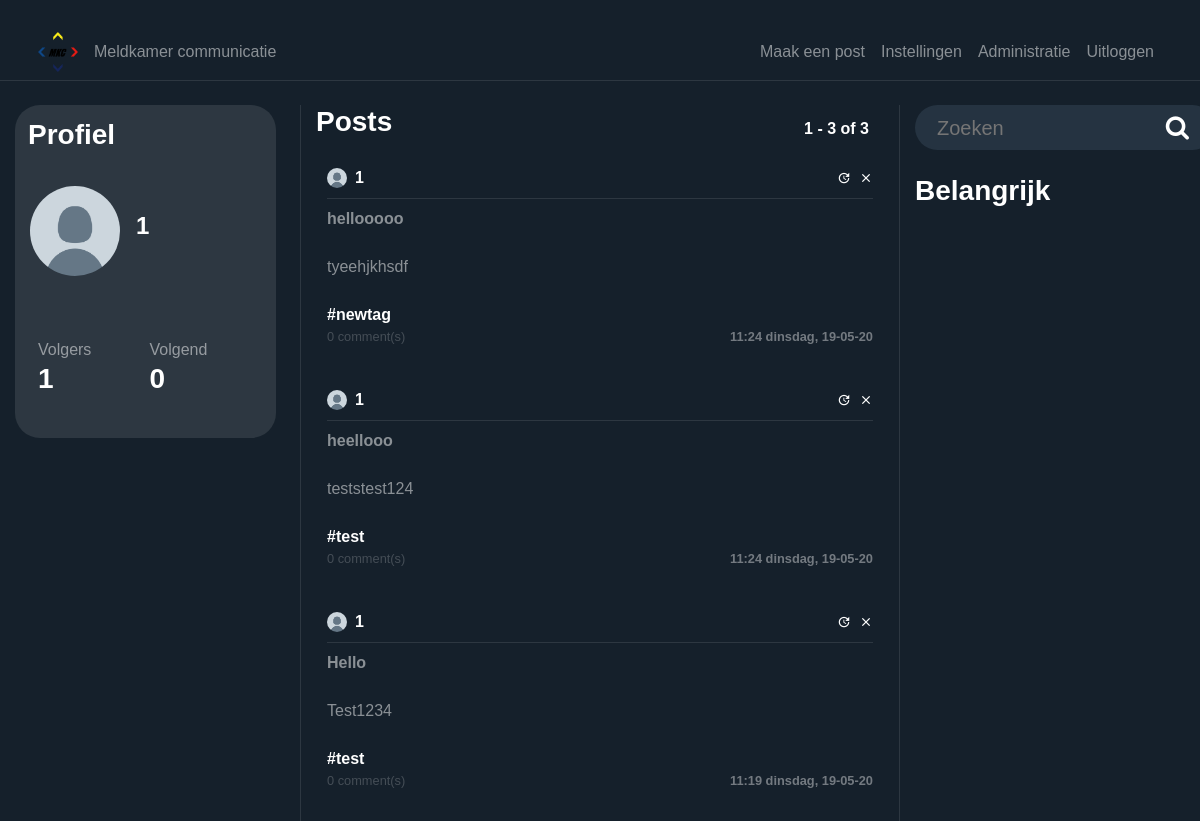
The app's page /user/1 (signed in), older data.
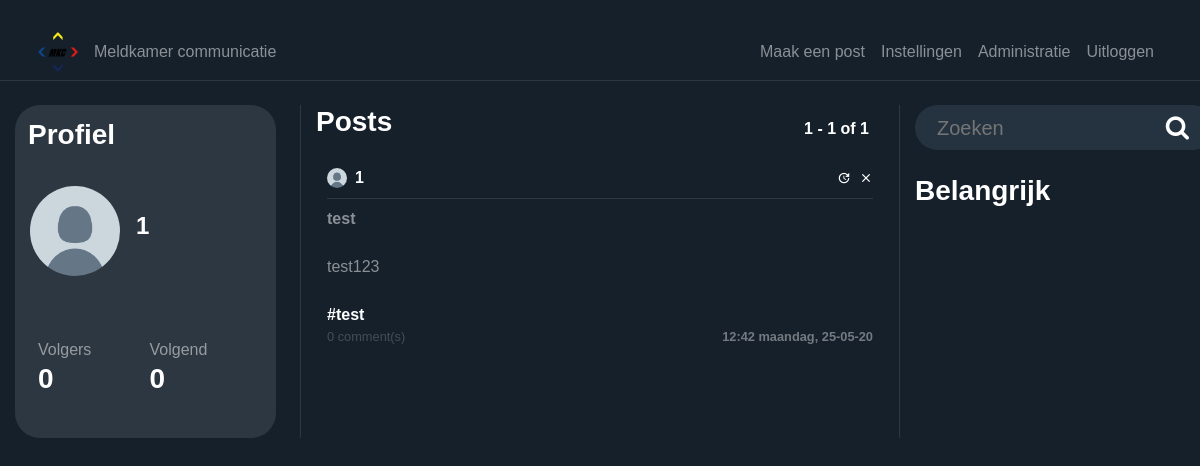
The same page, newer data.
### users/models.py (models this page shows, shortened)
class Profile(models.Model):
    user = models.OneToOneField(User, on_delete=models.CASCADE)
    image = models.ImageField(default='default.png', upload_to='profile_pics')
    @property
    def followers(self):
        return Follow.objects.filter(follow_user=self.user).count()
    @property
    def following(self):
        return Follow.objects.filter(user=self.user).count()

### blog/models.py (models this page shows, shortened)
class Post(models.Model):
    title = models.CharField(max_length=250)
    content = models.TextField(max_length=1000)
    categorie = models.TextField(max_length=100)
    date_posted = models.DateTimeField(default=timezone.now)
    author = models.ForeignKey(User, on_delete=models.CASCADE)
    tags = TaggableManager()
    @property
    def number_of_comments(self):
        return Comment.objects.filter(post_connected=self).count()

### blog/views.py (the view, shortened to what this page needs)
# urls.py: path('user/<str:username>', UserPostListView.as_view(), name='user-posts'),
class UserPostListView(LoginRequiredMixin, ListView):
    model = Post
    template_name = 'blog/user_posts.html'
    context_object_name = 'posts'
    paginate_by = PAGINATION_COUNT
    def visible_user(self):
        return get_object_or_404(User, username=self.kwargs.get('username'))
    def get_context_data(self, **kwargs):
        visible_user = self.visible_user()
        logged_user = self.request.user
        print(logged_user.username == '', file=sys.stderr)
        if logged_user.username == '' or logged_user is None:
            can_follow = False
        else:
            can_follow = (Follow.objects.filter(user=logged_user,
                                                follow_user=visible_user).count() == 0)
        data = super().get_context_data(**kwargs)
        data['user_profile'] = visible_user
        data['can_follow'] = can_follow
        return data
    def get_queryset(self):
        user = self.visible_user()
        return Post.objects.filter(author=user).order_by('-date_posted')

### blog/templates/blog/user_posts.html
{% extends "blog/home.html" %}

### blog/templates/blog/home.html (shortened to what the changed rows need)
{% extends "blog/base.html" %}
{% load static %}
{% block content %}
<div class="row">
    <div class="col-12 col-md-3 pr-4 dont-move">
        <div class="profile-section">
            <article class="media content-section" style="height: 140px; width: 100%">
                {%  if user_profile != None %}
                <div class="mt-2 d-flex full-width align-items-center">
                    <img class="rounded-circle mr-3 img-fluid"
                         style="width: 90px; height: 90px;"
                         src="{{ user_profile.profile.image.url }}">
                    <div>
                        <h4 style="text-align: left"
                            class="white-important">
                            {{ user_profile.username }}
                        </h4>
                    </div>
                </div>
                {%  endif %}
            </article>
            <article class="media content-section">
                <div class="row full-width pl-2">
                    {%  if user_profile != None %}
                    <div class="col-6">
                        <h3 class="white-important follow-click">
                            <a href="{% url 'user-followers' user_profile.username %}">
                                {{ user_profile.profile.followers }}
                            </a>
                        </h3>
                    </div>
                    <div class="col-6">
                        <a href="{% url 'user-follows' user_profile.username %}">
                            <h3 class="white-important follow-click">
                                {{ user_profile.profile.following }}
                            </h3>
                        </a>
                    </div>
                    {%  endif %}
                </div>
            </article>
        </div>
    </div>
    <div class="col-12 col-md-6 scrollable">
        <div class="full-width row">
            <div class="col-6 no-padding">
                <h6 style="position: absolute; bottom: 0; right: 0"
                    class="white-important mb-3">
                    {{ page_obj.start_index }} - {{ page_obj.end_index }} of
                    {{ paginator.count }}
                </h6>
            </div>
        </div>
        {% for post in posts %}
        <article class="media content-section hovered-tweet">
            <div style="width: 100%; word-break: break-all;">
                <div class="pb-2 row m-0" style="width: 100%; margin-right: 0 !important;">
                    <div style="padding-left: 0px !important;"
                         class="col-8 no-padding d-flex align-items-center">
                        <img class="rounded-circle mr-2"
                             style="width: 20px; height: 20px;"
                             src="{{ post.author.profile.image.url }}">
                        <a class="mr-2 white-important" href="{% url 'user-posts' post.author %}">
                            {{ post.author }}
                        </a>
                    </div>
                    <div class="col-4 d-flex flex-row-reverse no-padding align-items-center"
                         style="padding-right: 0 !important;">
                        {% if post.author == user %}
                        <a class="material-icons ml-2"
                           style="font-size: 14px"
                           href="{% url 'post-delete' post.id %}">clear</a>
                        <a class="material-icons ml-2"
                           style="font-size: 14px"
                           href="{% url 'post-update' post.id %}">update</a>
                        {%  endif %}
                    </div>
                </div>
                <div class="mb-2"
                     style="width: 100%; height: 1px; background-color: rgba(255, 255, 255, 0.1)"></div>
                <a style="color: rgba(255, 255, 255, 0.5) !important;"
                   href="{% url 'post-detail' post.id %}">
                   <p class="mb-4 font-weight-bold">
                        {{ post.title }}
                    </p>
                   <p class="mb-4">
                        {{ post.content }}
                    </p>
                    {% for tag in post.tags.all %}
                        <a href="{% url 'tagged' tag.slug %}" class="mr-2 white-important">#{{ tag }}</a>
                    {% endfor %}
                    <div class="row">
                        <div class="col-6">
                            <small style="opacity: 0.4;">
                                {{ post.number_of_comments }} comment(s)
                            </small>
                        </div>
                        <div class="col-6">
                            <small style="opacity: 0.4;"
                                   class="white-important d-flex full-width flex-row-reverse">
                                {{ post.date_posted | date:"H:i l, d-m-y" }}
                            </small>
                        </div>
                    </div>
                </a>
            </div>
        </article>
        {% endfor %}
    </div>
</div>
        </div>
    </div>
{% endblock content %}

Row changes from the older to the newer data that the page shows:
removed Post: author.profile.image (placeholder picture), author "1", title "hellooooo", content "tyeehjkhsdf", number_of_comments "0", date_posted "11:24 dinsdag, 19-05-20"
removed Tag: name "newtag", shown under "1"
removed Post: author.profile.image (placeholder picture), author "1", title "heellooo", content "teststest124", number_of_comments "0", date_posted "11:24 dinsdag, 19-05-20", Tag (name "test")
changed Post: title "Hello" → "test"; content "Test1234" → "test123"; date_posted "11:19 dinsdag, 19-05-20" → "12:42 maandag, 25-05-20"
Text that changed along with them:
{{ user_profile.profile.followers }}: "1" → "0"
{{ page_obj.end_index }}: "3" → "1"
{{ paginator.count }}: "3" → "1"
